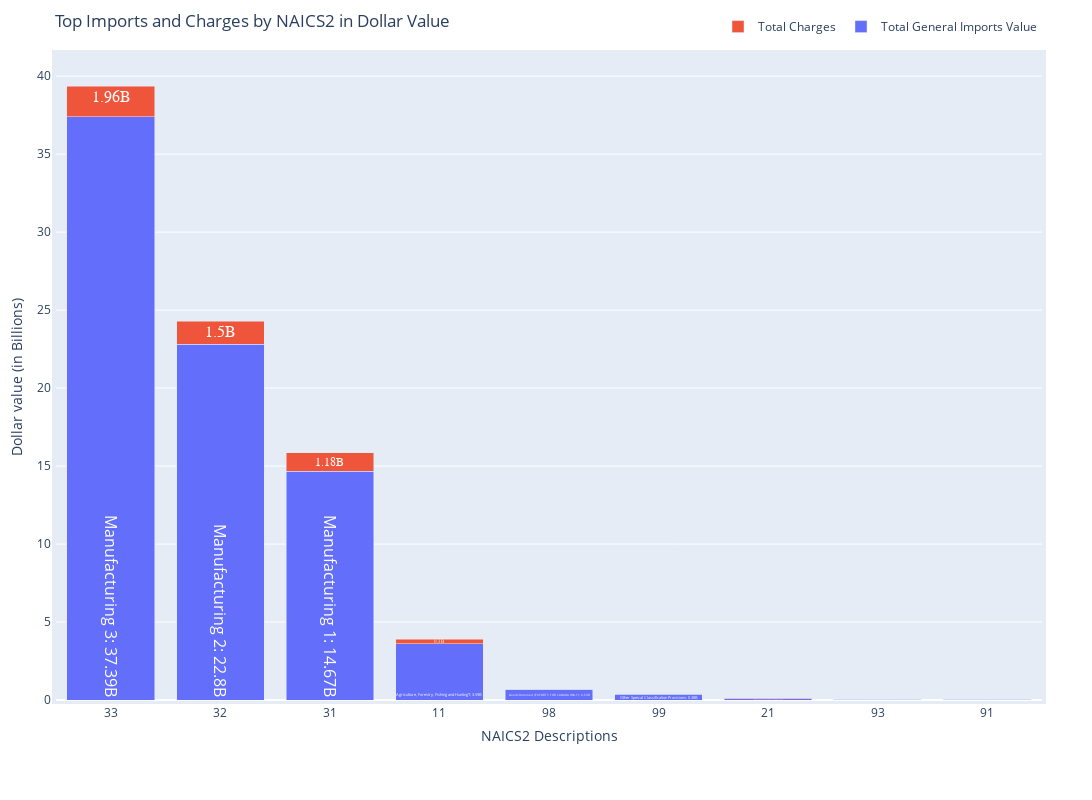

Notebook source saved alongside this figure:
### Code cell
import plotly.graph_objects as go
import plotly.express as px
import plotly.io as pio
# pio.renderers.default = "browser"

fig = go.Figure(data=[
    go.Bar(name='Total General Imports Value', 
           x = NA2Summary['NA2'], 
           y = NA2Summary['GEN_VAL_MO']/1e9,
        #    hover=NA2Summary['NA2 Description'],
           text = NA2Summary['NA2 Description'] +": " + (NA2Summary['GEN_VAL_MO']/1e9).round(2).astype(str) + 'B',
           textposition="inside",
           insidetextanchor="start"),

    go.Bar(name='Total Charges',
           x=NA2Summary['NA2'], 
           y=NA2Summary['GEN_CHA_MO']/1e9,
           text=(NA2Summary['GEN_CHA_MO']/1e9).round(2).astype(str) + 'B',
           textposition="inside",
        #    texttemplate='%text',
           textfont=dict(
        family="sans serif",
        size=24,
        color="white"
    )),
])
# fig.add_trace(
#     go.Scatter(
#         x=[str(tup) for tup in zip(top5_case2["OP_CARRIER"],top5_case2["ORIGIN"],top5_case2["DESTINATION"])],
#         y=top5_case2["profit"],
#         mode="markers+text",
#         name="Gross Profit",
#         text=top5_case2["profit"],
#         textposition="bottom center",
#         texttemplate='%{text:.4s}',
#         textfont=dict(family="sans serif",
#                       size=20,
#                       color="black"),
#         marker=dict(color='LightSkyBlue',
#                     size=10,
#                     line=dict(
#                         color='MediumPurple',
#                         width=1)
#                     )
#     ))
# Change the bar mode
fig.update_traces(textfont_size=16)
fig.update_layout(autosize=False,legend=dict(orientation="h",yanchor="bottom",y=1.02,xanchor="right",x=1),
    width=1400,
    height=800,
    margin=dict(l=50, r=50, b=100, t=50, pad=4),
    barmode='stack',
    title="Top Imports and Charges by NAICS2 in Dollar Value",
    xaxis_title="NAICS2 Descriptions",
    yaxis_title="Dollar value (in Billions)")
fig.show()

### Figure 1 — Plotly figure (JSON) as saved in the notebook; plotly's stock layout.template omitted (floating-point values rounded to 4 significant figures)
{"data": [{"insidetextanchor": "start", "name": "Total General Imports Value", "text": ["Manufacturing 3: 37.39B", "Manufacturing 2: 22.8B", "Manufacturing 1: 14.67B", "Agriculture, Forestry, Fishing and HuntingT: 3.59B", "Goods Returned (EXPORTS FOR CANADA ONLY): 0.69B", "Other Speical Classification Provisions: 0.38B", "Mining, Quarrying, and Oil and Gas ExtractionT: 0.09B", "Used or Second-Hand Merchandise: 0.06B", "Waste and Scrap: 0.04B"], "textfont": {"size": 16}, "textposition": "inside", "type": "bar", "x": ["33", "32", "31", "11", "98", "99", "21", "93", "91"], "y": [37.39, 22.8, 14.67, 3.593, 0.6917, 0.3842, 0.09014, 0.05995, 0.03778]}, {"name": "Total Charges", "text": ["1.96B", "1.5B", "1.18B", "0.3B", "0.01B", "0.0B", "0.03B", "0.0B", "0.0B"], "textfont": {"color": "white", "family": "sans serif", "size": 16}, "textposition": "inside", "type": "bar", "x": ["33", "32", "31", "11", "98", "99", "21", "93", "91"], "y": [1.962, 1.504, 1.183, 0.302, 0.007475, 0.001627, 0.0322, 0.0008144, 0.002801]}], "layout": {"autosize": false, "barmode": "stack", "height": 800, "legend": {"orientation": "h", "x": 1, "xanchor": "right", "y": 1.02, "yanchor": "bottom"}, "margin": {"b": 100, "l": 50, "pad": 4, "r": 50, "t": 50}, "title": {"text": "Top Imports and Charges by NAICS2 in Dollar Value"}, "width": 1400, "xaxis": {"title": {"text": "NAICS2 Descriptions"}}, "yaxis": {"title": {"text": "Dollar value (in Billions)"}}}}
